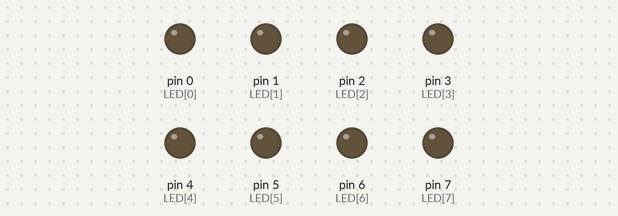
Recording of a sketch running on a simulated Arduino Uno, built with avr-gcc and run on an emulated ATmega328P. On the bench: output pins drawn as LEDs (lit = HIGH).

Above: at 0.2 s.
At 0.7 s:
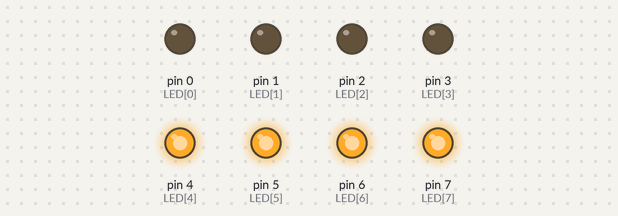
At 2.2 s:
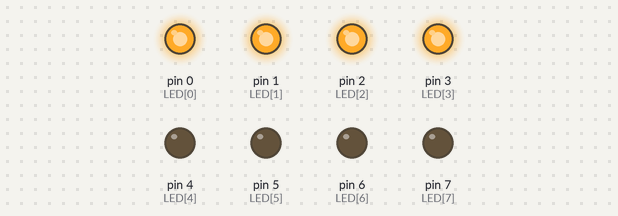
Timing chart, 0 to 3.0 s (numbered marks = the images above):
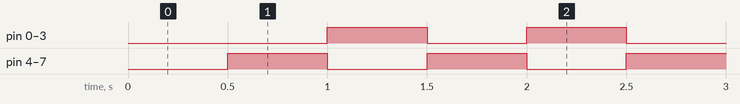

Measured:
- by itself, pin 0 (LED[0]), pin 1 (LED[1]), pin 2 (LED[2]), pin 3 (LED[3]), pin 4 (LED[4]), pin 5 (LED[5]), pin 6 (LED[6]), pin 7 (LED[7]): alternates HIGH for 0.50 s and LOW for 0.50 s

The sketch:

tugas163.ino
```cpp
// Praktikum EL3116 - Sistem Microprosesor
// Modul : 1
// Percobaan : 1
// Tanggal : 10 Februari 2023
// Kelompok : 10
// Rombongan : B
// Nama (NIM) 1 : Ahmad Aziz (13220034)
// Nama (NIM) 2 : Amelia Ats Tsaniyah Fajri (13220002)
// Nama File : tugas162.ino
// Deskripsi : timer
// timer

#include <TimerOne.h>
int LED[8] = {0,1,2,3,4,5,6,7};
int state = 0;

void setup() {
    for (int i = 0; i < 8; i++) {
        pinMode(LED[i], OUTPUT);
    }
    Timer1.initialize(500000);
    Timer1.attachInterrupt(updateLEDs);
}

void updateLEDs() {
    if (state == 0) {
        digitalWrite(LED[0], LOW);
        digitalWrite(LED[1], LOW);
        digitalWrite(LED[2], LOW);
        digitalWrite(LED[3], LOW);
        digitalWrite(LED[4], HIGH);
        digitalWrite(LED[5], HIGH);
        digitalWrite(LED[6], HIGH);
        digitalWrite(LED[7], HIGH);
        state = 1;
    }
    else if (state == 1) {
        digitalWrite(LED[0], HIGH);
        digitalWrite(LED[1], HIGH);
        digitalWrite(LED[2], HIGH);
        digitalWrite(LED[3], HIGH);
        digitalWrite(LED[4], LOW);
        digitalWrite(LED[5], LOW);
        digitalWrite(LED[6], LOW);
        digitalWrite(LED[7], LOW);
        state = 0;
    }
}
```
